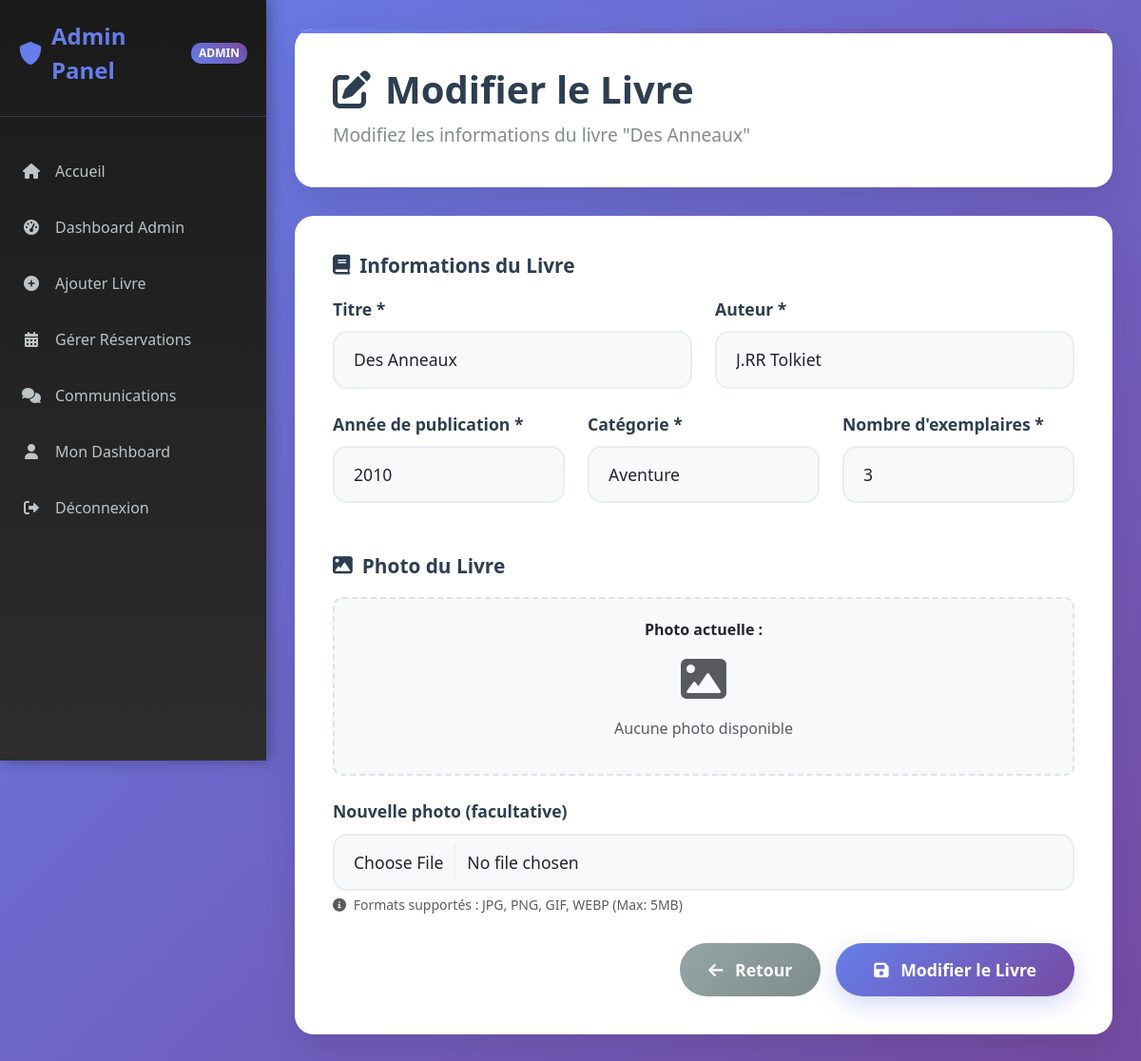
Page /edit_livre.php?id=1 (signed in) on the committed database.
### tables this page shows
CREATE TABLE `livres` (
  `id` int(11) NOT NULL,
  `titre` varchar(200) NOT NULL,
  `auteur` varchar(100) NOT NULL,
  `annee` int(11) DEFAULT NULL,
  `categorie` varchar(50) DEFAULT NULL,
  `nb_exemplaires` int(11) NOT NULL,
  `photo` varchar(255) DEFAULT NULL
);

### db.php (called while the page is built, shortened)
<?php
class Database {
    public static $instance = null;
    public function __construct() {
        $host = 'localhost';
        $db = 'library';
        $username = 'root';
        $password = '';
        try {
            $this->conn = new PDO("mysql:host=$host;dbname=$db;charset=utf8", $username, $password);
        } catch (PDOException $e) {
            die("Erreur de connexion : " . $e->getMessage());
        }
    }
    public static function connect() {
        if (self::$instance === null) {
            self::$instance = new Database();
        }
        return self::$instance->conn;
    }
}
?>

### livres.php (called while the page is built, shortened)
<?php
require_once "db.php";
class Livres {
    private $conn;
    public function __construct() {
        $this->conn = Database::connect();
    }
    public function getLivreById($id) {
        $stmt = $this->conn->prepare("SELECT * FROM livres WHERE id = :id");
        $stmt->bindParam(':id', $id);
        $stmt->execute();
        return $stmt->fetch(PDO::FETCH_ASSOC);
    }
}
?>

### edit_livre.php (the view, shortened to what this page needs)
<?php
require_once "livres.php";
$livresModel = new Livres();
$livreId = $_GET['id'] ?? '';
$livre = $livresModel->getLivreById($livreId);
?>
<!DOCTYPE html>
<html lang="fr">
<head>
    <link href="https://cdn.jsdelivr.net/npm/bootstrap@5.3.0/dist/css/bootstrap.min.css" rel="stylesheet">
    <link href="https://cdnjs.cloudflare.com/ajax/libs/font-awesome/6.0.0/css/all.min.css" rel="stylesheet">
</head>
<body>
    <div class="sidebar" id="sidebar">
        <div class="sidebar-header">
            <a href="index" class="sidebar-logo">
                <i class="fas fa-shield-alt"></i>
                Admin Panel
                <span class="admin-badge">ADMIN</span>
            </a>
        </div>
        <ul class="sidebar-nav">
            <li><a href="index.php"><i class="fas fa-home"></i>Accueil</a></li>
            <li><a href="admin.php"><i class="fas fa-tachometer-alt"></i>Dashboard Admin</a></li>
            <li><a href="create_livre.php"><i class="fas fa-plus-circle"></i>Ajouter Livre</a></li>
            <li><a href="manage_reservations.php"><i class="fas fa-calendar-alt"></i>Gérer Réservations</a></li>
            <li><a href="admin_message.php"><i class="fas fa-comments"></i>Communications</a></li>
            <li><a href="dashboard.php"><i class="fas fa-user"></i>Mon Dashboard</a></li>
            <li><a href="#" onclick="logout()"><i class="fas fa-sign-out-alt"></i>Déconnexion</a></li>
        </ul>
    </div>
    <div class="main-content">
        <div class="page-header">
            <h1 class="page-title">
                <i class="fas fa-edit"></i>
                Modifier le Livre
            </h1>
            <p class="page-subtitle">Modifiez les informations du livre "<?php echo htmlspecialchars($livre['titre']); ?>"</p>
        </div>
        <div class="form-container">
            <form method="POST" enctype="multipart/form-data" id="editLivreForm">
                <div class="form-section">
                    <h3 class="form-section-title">
                        <i class="fas fa-book"></i>
                        Informations du Livre
                    </h3>
                    <div class="row">
                        <div class="col-md-6 mb-4">
                            <label for="titre" class="form-label">Titre *</label>
                            <input type="text" class="form-control" id="titre" name="titre"
                                   value="<?php echo htmlspecialchars($livre['titre']); ?>"
                                   placeholder="Titre du livre" required>
                        </div>
                        <div class="col-md-6 mb-4">
                            <label for="auteur" class="form-label">Auteur *</label>
                            <input type="text" class="form-control" id="auteur" name="auteur"
                                   value="<?php echo htmlspecialchars($livre['auteur']); ?>"
                                   placeholder="Nom de l'auteur" required>
                        </div>
                    </div>
                    <div class="row">
                        <div class="col-md-4 mb-4">
                            <label for="annee" class="form-label">Année de publication *</label>
                            <input type="number" class="form-control" id="annee" name="annee"
                                   value="<?php echo htmlspecialchars($livre['annee']); ?>"
                                   min="1000" max="<?php echo date('Y'); ?>" required>
                        </div>
                        <div class="col-md-4 mb-4">
                            <label for="categorie" class="form-label">Catégorie *</label>
                            <input type="text" class="form-control" id="categorie" name="categorie"
                                    value="<?php echo htmlspecialchars($livre['categorie']); ?>"
                                    placeholder="Catégories" required>
                        </div>
                        <div class="col-md-4 mb-4">
                            <label for="nb_exemplaires" class="form-label">Nombre d'exemplaires *</label>
                            <input type="number" class="form-control" id="nb_exemplaires" name="nb_exemplaires"
                                   value="<?php echo htmlspecialchars($livre['nb_exemplaires']); ?>"
                                   min="1" required>
                        </div>
                    </div>
                </div>
                <div class="form-section">
                    <h3 class="form-section-title">
                        <i class="fas fa-image"></i>
                        Photo du Livre
                    </h3>
                    <div class="current-photo">
                        <p><strong>Photo actuelle :</strong></p>
                        <?php if ($livre['photo'] && file_exists($_SERVER['DOCUMENT_ROOT'] . '/assets/' . $livre['photo'])): ?>
                            <img src="/assets/<?php echo htmlspecialchars($livre['photo']); ?>"
                                 alt="Photo actuelle" class="photo-preview">
                        <?php else: ?>
                            <div class="text-muted">
                                <i class="fas fa-image fa-3x mb-3"></i>
                                <p>Aucune photo disponible</p>
                            </div>
                        <?php endif; ?>
                    </div>
                    <div class="mt-4">
                        <label for="photo" class="form-label">Nouvelle photo (facultative)</label>
                        <input type="file" class="form-control" id="photo" name="photo"
                               accept="image/jpeg,image/jpg,image/png,image/gif,image/webp">
                        <div class="form-text">
                            <i class="fas fa-info-circle me-1"></i>
                            Formats supportés : JPG, PNG, GIF, WEBP (Max: 5MB)
                        </div>
                    </div>
                </div>
                <div class="d-flex gap-3 justify-content-end">
                    <a href="admin.php" class="btn-back">
                        <i class="fas fa-arrow-left me-2"></i>
                        Retour
                    </a>
                    <button type="submit" class="btn-update">
                        <i class="fas fa-save me-2"></i>
                        Modifier le Livre
                    </button>
                </div>
            </form>
        </div>
    </div>
</body>
</html>

### edit_livre.php (style rules this page uses)
* { margin: 0; padding: 0; box-sizing: border-box; }
body { font-family: 'Segoe UI', Tahoma, Geneva, Verdana, sans-serif; background: linear-gradient(135deg, #667eea 0%, #764ba2 100%); min-height: 100vh; }
.sidebar { position: fixed; top: 0; left: 0; width: 280px; height: 100vh; background: linear-gradient(180deg, #1a1a1a 0%, #2d2d2d 100%); padding: 20px 0; z-index: 1000; box-shadow: 4px 0 15px rgba(0,0,0,0.3); transition: transform 0.3s ease; }
.sidebar-header { padding: 0 20px 30px; border-bottom: 1px solid rgba(102, 126, 234, 0.3); margin-bottom: 30px; }
.sidebar-logo { color: #667eea; font-size: 24px; font-weight: bold; text-decoration: none; display: flex; align-items: center; gap: 10px; }
.admin-badge { background: linear-gradient(45deg, #667eea, #764ba2); color: white; padding: 2px 8px; border-radius: 10px; font-size: 12px; margin-left: 10px; }
.sidebar-nav { list-style: none; padding: 0; }
.sidebar-nav li { margin-bottom: 5px; }
.sidebar-nav a { display: flex; align-items: center; padding: 15px 20px; color: #bdc3c7; text-decoration: none; transition: all 0.3s ease; border-left: 3px solid transparent; }
.sidebar-nav i { width: 20px; margin-right: 15px; text-align: center; }
.main-content { margin-left: 280px; padding: 30px; min-height: 100vh; }
.page-header { background: white; border-radius: 20px; padding: 40px; margin-bottom: 30px; box-shadow: 0 15px 35px rgba(0,0,0,0.1); position: relative; overflow: hidden; }
.page-header::before { content: ''; position: absolute; top: 0; left: 0; right: 0; height: 5px; background: linear-gradient(90deg, #667eea, #764ba2); }
.page-title { color: #2c3e50; font-size: 2.5em; font-weight: 600; margin-bottom: 10px; display: flex; align-items: center; gap: 15px; }
.page-subtitle { color: #7f8c8d; font-size: 1.2em; margin-bottom: 0; }
.form-container { background: white; border-radius: 20px; padding: 40px; box-shadow: 0 15px 35px rgba(0,0,0,0.1); position: relative; overflow: hidden; }
.form-section { margin-bottom: 30px; }
.form-section-title { color: #2c3e50; font-size: 1.3em; font-weight: 600; margin-bottom: 20px; display: flex; align-items: center; gap: 10px; }
.form-control, .form-select { border: 2px solid #e9ecef; border-radius: 15px; padding: 15px 20px; font-size: 1.1em; transition: all 0.3s ease; background-color: #f8f9fa; }
.form-label { color: #2c3e50; font-weight: 600; margin-bottom: 10px; font-size: 1.1em; }
.btn-update { background: linear-gradient(135deg, #667eea 0%, #764ba2 100%); border: none; padding: 15px 40px; border-radius: 50px; color: white; font-size: 1.1em; font-weight: 600; transition: all 0.3s ease; box-shadow: 0 8px 25px rgba(102, 126, 234, 0.3); }
.btn-back { background: linear-gradient(135deg, #95a5a6 0%, #7f8c8d 100%); border: none; padding: 15px 30px; border-radius: 50px; color: white; font-size: 1.1em; font-weight: 600; transition: all 0.3s ease; text-decoration: none; display: inline-block; }
.current-photo { background: #f8f9fa; border: 2px dashed #dee2e6; border-radius: 10px; padding: 20px; text-align: center; margin-top: 10px; }

### rows in the picture
livres: titre "Des Anneaux", auteur "J.RR Tolkiet", annee "2010", categorie "Aventure", nb_exemplaires "3"
